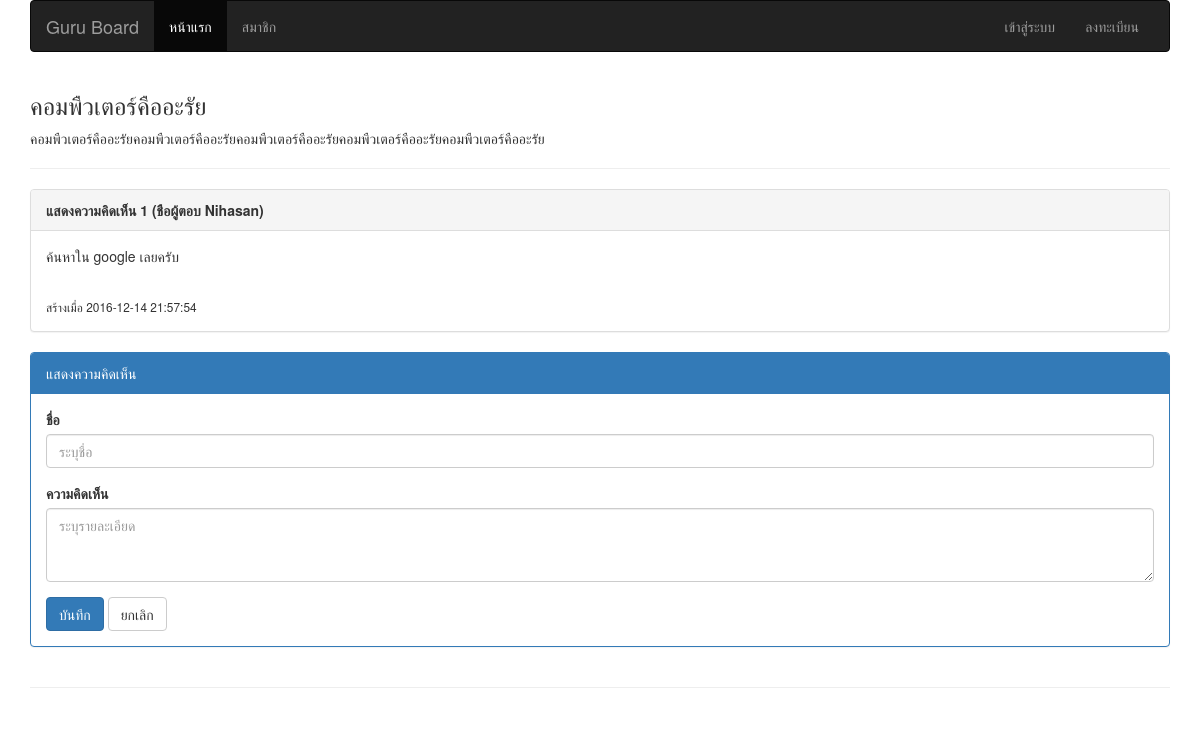
The app's page /questioin_reply.php?qt_id=2 with its own data.
### tables this page shows
CREATE TABLE `question` (
  `qt_id` int(11) NOT NULL,
  `qt_title` varchar(255) NOT NULL,
  `qt_detail` text NOT NULL COMMENT 'รายละเอียด',
  `qt_view` int(11) NOT NULL COMMENT 'จำนวนคนเข้าอ่าน',
  `qt_reply` int(11) NOT NULL COMMENT 'จำนวนคนเข้าตอบ',
  `qt_created` datetime NOT NULL COMMENT 'วันที่สร้างข้อมุล',
  `m_id` int(11) NOT NULL
);

CREATE TABLE `reply` (
  `rp_id` int(11) NOT NULL,
  `rp_detail` text NOT NULL COMMENT 'แสดงความคิดเห็น',
  `rp_created` datetime NOT NULL,
  `rp_name` varchar(255) NOT NULL,
  `qt_id` int(11) NOT NULL
);

### questioin_reply.php (the view, shortened to what this page needs)
	<?php
		include("head.php");
		$question = $db_con->prepare("SELECT * FROM question WHERE qt_id = '".$_GET["qt_id"]."'");
		$question->execute();
		$row=$question->fetch(PDO::FETCH_ASSOC);
	?>
</head>
<body>
	<div class="container">
		<div class="row">
			<div class="col-md-12">
				<?php include("top_menu.php"); ?>
			</div>
		</div>
		<div class="row">
			<div class="col-md-12">
				<h3><?php echo $row["qt_title"];?></h3>
				<?php echo $row["qt_detail"];?>
			</div>
		</div>
		<hr>
		<div class="row">
			<div class="col-md-12">
				<?php
					$l = 1;
					$reply = $db_con->prepare("SELECT * FROM reply WHERE qt_id = '".$_GET["qt_id"]."' ORDER BY rp_id DESC");
					$reply->execute();
					while ($row=$reply->fetch(PDO::FETCH_ASSOC)) {
				?>
				<div class="panel panel-default">
				  <div class="panel-heading"><strong>แสดงความคิดเห็น <?php echo $l++; ?> (ชือผู้ตอบ <?php echo ucwords($row["rp_name"]); ?>)</strong></div>
				  <div class="panel-body">
				    <?php echo $row["rp_detail"]; ?>
				    <p>&nbsp;</p>
				    <small>สร้างเมื่อ <?php echo $row["rp_created"]; ?></small>
				  </div>
				</div>
				<?php
					}
				?>
			</div>
		</div>
		<div class="row">
			<div class="col-md-12">
				<div class="panel panel-primary">
				  <div class="panel-heading">แสดงความคิดเห็น</div>
				  <div class="panel-body">
				    <form method="post" action="questioin_reply_send.php">
						  <div class="form-group">
						    <label>ชื่อ</label>
						    <input type="text" name="rp_name" class="form-control" placeholder="ระบุชื่อ">
						  </div>
						  <div class="form-group">
						    <label>ความคิดเห็น</label>
						    <textarea class="form-control" name="rp_detail" rows="3" placeholder="ระบุรายละเอียด"></textarea>
						  </div>
						  <button type="submit" class="btn btn-primary">บันทึก</button>
						  <button type="reset" class="btn btn-default">ยกเลิก</button>
						</form>
				  </div>
				</div>
			</div>
		</div>
		<hr>
	</div>
</body>
</html>

### records on screen
question: qt_title "คอมพืวเตอร์คืออะรัย", qt_detail "คอมพืวเตอร์คืออะรัยคอมพืวเตอร์คืออะรัยคอมพืวเตอร์คืออะรัยคอมพืวเตอร์คืออะรัยคอมพืวเตอร์คืออะรัย"
reply: rp_name "Nihasan", rp_detail "ค้นหาใน google เลยครับ", rp_created "2016-12-14 21:57:54"
